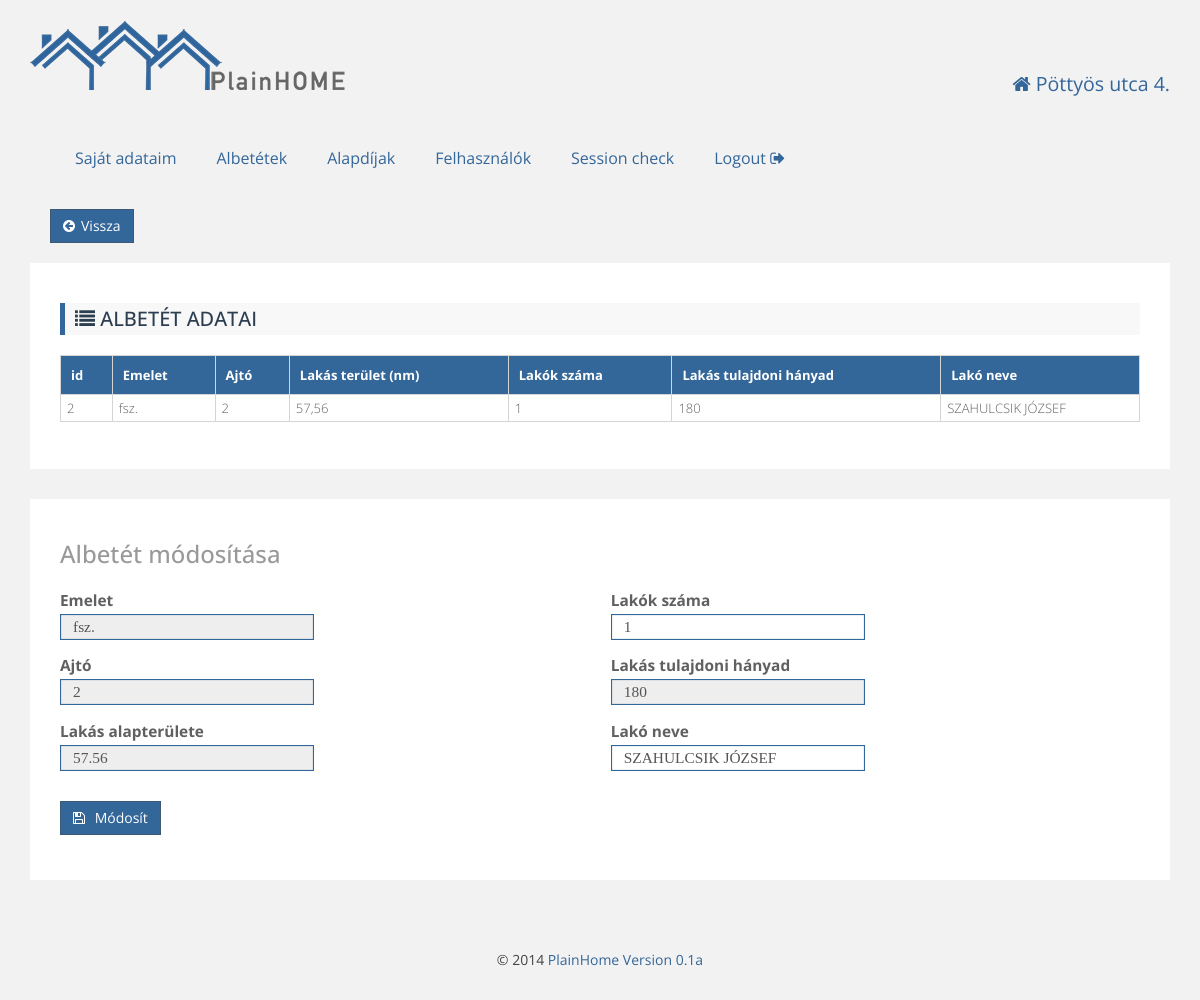
Page /updatedeposit.php?id=2 (signed in) on the committed database.
### tables this page shows
CREATE TABLE IF NOT EXISTS `deposits` (
  `id` int(11) NOT NULL AUTO_INCREMENT,
  `floor` varchar(5) NOT NULL,
  `door` varchar(4) NOT NULL,
  `area` double NOT NULL,
  `residents_no` int(11) NOT NULL,
  `area_ratio` double NOT NULL,
  `resident_name` text NOT NULL,
  PRIMARY KEY (`id`)
);

### html.php (the view, shortened to what this page needs)
<?php
function htmlHead($title, $house) {
    echo <<<EOT
	<!doctype html>
<html>
    <head>
        <meta http-equiv="Content-Type" content="text/html; charset=UTF-8">
		<meta name="viewport" content="width=device-width, initial-scale=1.0">
		<link href="favicon.ico" rel="icon" type="image/x-icon" />
        <title>$title - $house</title>
        <script src="http://code.jquery.com/jquery.min.js"></script>
        <script src="js/bootstrap.js"></script>
        <script src="js/bootstrap-dialog.js" type="text/javascript"></script>
        <link href='http://fonts.googleapis.com/css?family=Open+Sans' rel='stylesheet' type='text/css'>
        <link href="css/bootstrap-dialog.css" rel="stylesheet" type="text/css"/>
		<link href="css/bootstrap.css" rel="stylesheet">
		<link href="css/style.css" rel="stylesheet">
		<link href="css/plainhome.css" rel="stylesheet">
		<link href="css/datepicker.css" rel="stylesheet">
		<link href="css/font-awesome.min.css" rel="stylesheet">
	<!--[if lt IE 9]>
		<script src="js/html5shiv.js"></script>
		<script src="js/respond.js"></script>
	<![endif]-->
     </head>
    <body>
EOT;
}
function htmlEnd() {
    echo <<<EOT
			</div>
			<div class="footer">
				<p class="textCenter">
					&copy; 2014 <a href="http://webariel.hu" target="_blank">PlainHome Version 0.1a</a></p>
			</div>
		</div>
		<script src="js/jquery.js"></script>
		<script src="js/plainhome.js"></script>
		<script type="text/javascript" src="js/stacktable.js"></script>
	</body>
	</html>
EOT;
}
function webheader($user) {
    global $house;
    echo <<<EOT
    <div class="container">
	    <div class="row">
	        <div class="col-md-8">
	            <div class="logo">
	                <a href="index.php"><img alt="PlainHome" src="pics/logo.png" /></a>
	            </div>
	        </div>
	        <div class="col-md-4 userInfo">
	            <p class="textRight"><i class="fa fa-home"></i> {$house['name']}</p>
	        </div>
	        <div>
	            <div class="nav">
	                <input type="checkbox" id="toggle" />
EOT;
    if (!isset($user["user"]))
    {
        echo <<<EOT
	            <div>
	                <label for="toggle" class="toggle" data-open="Menü" data-close="Bezár" onclick></label>
	                <ul class="menu">
	                    <li><a href="login.php"><i class="fa fa-sign-in"></i> Login</a></li>
	                    <li><a href="adminlogin.php">Admin login</a></li>
	                </ul>
	            </div>
EOT;
    }
    else if (($user["admin"] > 0 ) && ((isset($user["depositid"]))))
    {
        echo <<<EOT
	            <div>
	                <label for="toggle" class="toggle" data-open="Menü" data-close="Bezár" onclick></label>
	                <ul class="menu">
                            <li><a href="mydepo.php">Saját adataim</a></li>
                            <li><a href="deposits.php">Albetétek</a></li>
	                    <li><a href="basedata.php">Alapdíjak</a></li>
                            <li><a href="allresidents.php">Felhasználók</a></li>
                            <li><a href="session.php">Session check</a></li>
                            <li><a href="index.php?logout=1">Logout <i class="fa fa-sign-out"></i></a></li>
	                </ul>
	            </div>
EOT;
    }
    echo <<<EOT
                </div>
			</div>
	    </div>
EOT;
}
function updateDeposit($depo) {
    echo <<<EOT
		<div class="content">
		    <h3>Albetét módosítása</h3>
		    <form id="contactform" action="updatedepo.php" method="post">
		        <div class="formcolumn">
		            <label for="floor">Emelet</label>
		            <input type="text" id="floor" name="floor" class="form-control" value="{$depo['floor']}">
		            <label for="door">Ajtó</label>
		            <input type="text" id="door" name="door" class="form-control" value="{$depo['door']}">
		            <label for="area">Lakás alapterülete</label>
		            <input type="text" id="area" name="area" class="form-control" value="{$depo['area']}">
		        </div>
		        <div class="formcolumn">
		            <label for="residents">Lakók száma</label>
		            <input type="text" id="residents" name="residents" class="form-control" value="{$depo['residents_no']}">
		            <label for="area_ratio">Lakás tulajdoni hányad</label>
		            <input type="text" id="area_ratio" name="area_ratio" class="form-control" value="{$depo['area_ratio']}">
		            <label for="note">Lakó neve</label>
		            <input type="text" id="note" name="note" class="form-control" value="{$depo['resident_name']}">
		            <input type="hidden" id="id" name="id" class="form-control" value="{$depo['id']}">
		        </div>
		        <div class="buttons">
		            <button type="input" name="submit" value="Módosít" class="btn btn-success btn-icon"><i class="fa fa-save"></i> Módosít</button>
		        </div>
		    </form>
		</div>
		</div>
EOT;
}

### db.php (shortened to what this page needs)
<?php
function getADeposit($id) {
    $sql = "SELECT `id`, `floor`, `door`, `area`, "
            . "`residents_no`, `area_ratio`, "
            . "`resident_name` FROM `deposits` WHERE `id`=$id;";
    $result = mysql_query($sql);
    $table = array();
    while ($row = mysql_fetch_assoc($result)) {
        $table[] = $row;
    }
    echo '<div class="content">';
    echo <<<EOT
<h3 class="primary"><i class="fa fa-list"></i> Albetét adatai</h3>
<table id="responsiveTable" class="large-only" cellspacing="0">
<tr align="left" class="primary">
   <th> id </th>
   <th> Emelet </th>
   <th> Ajtó </th>
   <th> Lakás terület (nm) </th>
   <th> Lakók száma </th>
   <th> Lakás tulajdoni hányad </th>
   <th> Lakó neve </th>
</tr>
EOT;
    foreach ($table as $row) {
        echo '<tbody>';
        echo '<tr>';
        foreach ($row as $value) {
            if (is_numeric($value))
            {
                echo '<td>' . str_replace(".", ",", round($value, 2)) . '</td>';
            }
            else
            {
                echo '<td>' . $value . '</td>';
            }
        }
        echo '</tr>';
        echo '</tbody>';
    }
    echo '</table>';
    echo '</div>';
    return $row;
}

### css/style.css (style rules this page uses)
body { background: #f2f2f2; color: #444444; font-family: "Open Sans",sans-serif; font-size: 14px; line-height: 1.42857; }
h1, h2, h3, h4, h5, h6, .h1, .h2, .h3, .h4, .h5, .h6 { font-family: "Open Sans", sans-serif; color: #999999; line-height: 1.1; padding: 2px 0; margin-top: 10px; margin-bottom: 20px; }
h3.primary { background: #f8f8f8; padding: 5px 10px 5px 10px; color: #2c3e50; border-left: 5px solid #336699; font-size: 20px; text-transform: uppercase; }
p { margin: 10px 0; }
.container { max-width: 1250px; margin-left: auto; margin-right: auto; padding-left: 0; padding-right: 0; }
.container .content { padding: 30px; border-radius: 0; background-color: #ffffff; color: #606060; font-size: 1.2em; font-weight: 200; line-height: 1.4; margin-bottom: 30px; }
.form-control { display: block; width: 100%; height: 34px; padding: 6px 12px !important; font-size: 14px; line-height: 1.428571429; color: #555555; vertical-align: middle; background-color: #ffffff; border: 1px solid #cccccc; border-radius: 0; -webkit-box-shadow: none; box-shadow: none; -webkit-transition: none; transition: none; }
label { display: inline-block; font-weight: normal; margin-bottom: 5px; }
.btn { display: inline-block; padding: 6px 12px; margin-bottom: 0; font-size: 14px; font-weight: normal; line-height: 1.428571429; text-align: center; white-space: nowrap; vertical-align: middle; cursor: pointer; border: 1px solid transparent; border-radius: 0; -webkit-user-select: none; -moz-user-select: none; -ms-user-select: none; -o-user-select: none; user-select: none; }
.btn-icon i { margin-right: 6px; }
.btn-success { color: #ffffff; background-color: #336699; border-color: #3e5974; }
.menu > li { list-style: none; float:left; }
.nav { display: block; float: left; // margin: 5px 0 5px 0; }
.nav, .menu, .menu > li, .menu > li > a { height: 100%; }
.menu > li > a { display: block; padding: 42px 20px; text-decoration: none; font-weight: normal; font-size: 16px; line-height: 1; -webkit-box-sizing: border-box; -moz-box-sizing: border-box; box-sizing: border-box; -webkit-transition: all 0.25s linear; -moz-transition: all 0.25s linear; -o-transition: all 0.25s linear; transition: all 0.25s linear; }
#contactform { width: 100%; font-size: 14px; }
#contactform input, #contactform textarea { //width: 98%; width: 48%; //border-radius: 5px; border: 1px solid #336699; font: normal 1.1em auto; padding: 0.4166666666666667em; box-shadow: 0 0 1px #336699 inset; height: 1.7em; -webkit-box-sizing: border-box; -moz-box-sizing: border-box; box-sizing: border-box; }
#contactform .formcolumn { width: 49%; float: left; }
#contactform .formcolumn:first-of-type { margin-right: 2%; }
#contactform .formcolumn label, #contactform .formcolumn fieldset { font: bold 1.1em "Open Sans",sans-serif; //text-transform: uppercase; display: block; margin-top: 1em; margin-bottom: 3px; }
#contactform .formcolumn label:first-child, #contactform .formcolumn fieldset:first-child { margin-top: 0; }
#contactform div.buttons { clear: both; text-align: left; padding: 30px 0 15px 0; }

### css/plainhome.css (style rules this page uses)
body { padding: 20px 30px; }
a { color: #336699; text-decoration: none; }
img { max-width: 100%; height: auto; vertical-align: middle; border: 0; -ms-interpolation-mode: bicubic; }
.textCenter { text-align: center; }
.textRight { text-align: right; font-size: 1.4em; color: #336699; margin: 50px 0 0 0; }
.logo:before, .logo:after { content: " "; display: table; }
.logo:after { clear: both; }
.logo { max-height: 42px; overflow-x: visible; margin-bottom: 30px; }
.footer:before, .footer:after { content: " "; display: table; }
.footer:after { clear: both; }
.footer { overflow-x: visible; margin-top: 30px; }
table { border-collapse: collapse; border-spacing: 0; width: 100%; margin: 1em 0; //table-layout: fixed; }
tr { border-bottom: 1px solid #d5d5d5; }
th { background: #f5f5f5; color: #444; //font-weight: bold; border-top: 1px solid #d5d5d5; }
th:first-of-type { border-left: 1px solid #d5d5d5; }
th { border-right: 1px solid #d5d5d5; }
td, th { padding: 4px 2px 4px 6px; text-align: left; font-size: 13px; }
td:first-of-type { border-left: 1px solid #d5d5d5; }
td { border-right: 1px solid #d5d5d5; }
.primary th { background: #336699; color: #ffffff; padding: 10px; }

### rows in the picture
deposits: value "2", floor "fsz.", area "57,56", residents_no "1", area_ratio "180", resident_name "SZAHULCSIK JÓZSEF", door "2", area "57.56", residents "1", note "SZAHULCSIK JÓZSEF"

### other values in the picture
$house['name'] "Pöttyös utca 4."
